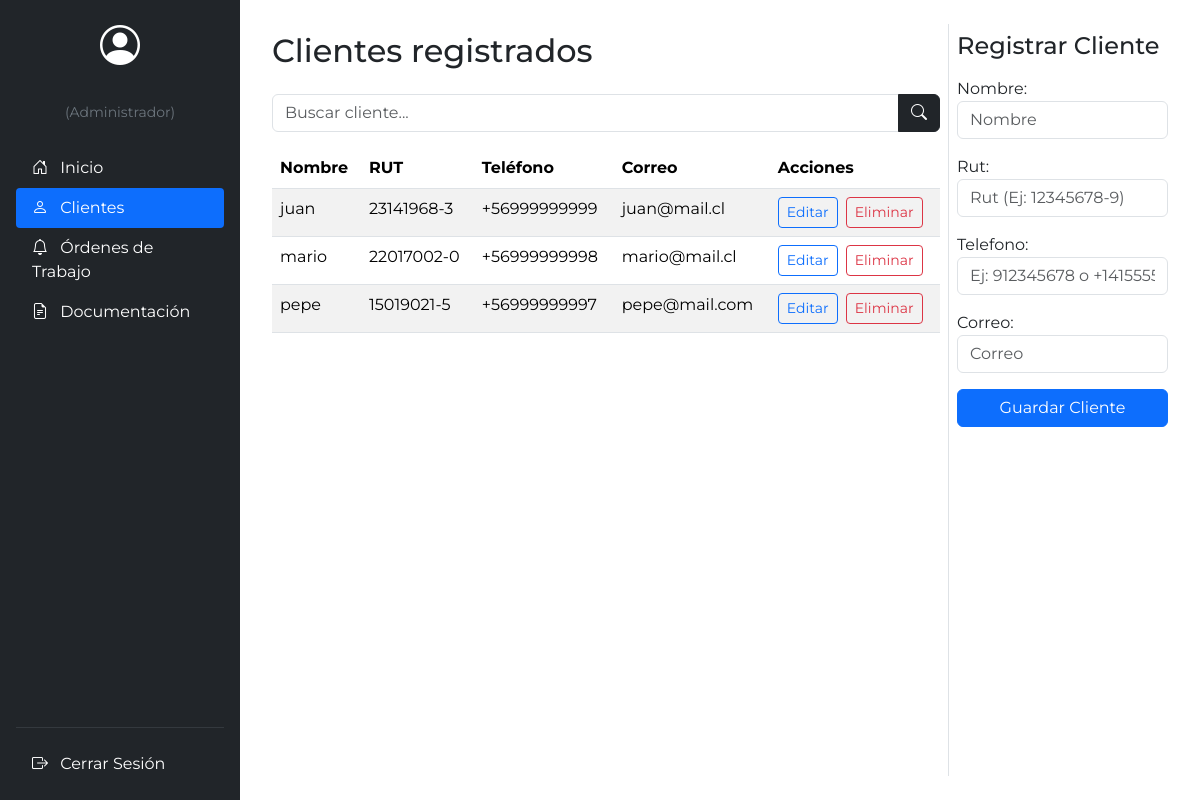
/clientes/, run on the app's committed database.
### mainApp/models.py (models this page shows, shortened)
class Cliente(models.Model):
    nombre = models.CharField(max_length=100)
    rut = models.CharField(max_length=12, unique=True)
    telefono = models.CharField(max_length=20, unique=True)
    correo = models.EmailField(unique=True)
    class Meta:
        verbose_name = "Cliente"
        verbose_name_plural = "Clientes"

### mainApp/views.py (the view)
# urls.py: path('clientes/', views.clientes, name='clientes'),
def clientes(request):
    if request.method == 'POST':
        form = ClienteForm(request.POST)
        if form.is_valid():
            form.save()
            return redirect('clientes')
    else:
        form = ClienteForm()
    query = request.GET.get('search', '')
    if query:
        clientes = Cliente.objects.filter(
            Q(nombre__icontains=query) |
            Q(rut__icontains=query) |
            Q(telefono__icontains=query) |
            Q(correo__icontains=query)
        )
    else:
        clientes = Cliente.objects.all()
    return render(request, 'clientes.html', {
        'clientes': clientes,
        'form': form,
        'es_tecnico': es_tecnico(request.user),   # ✅ AQUÍ
    })

### mainApp/forms.py (shortened to what this page needs)
class ClienteForm(forms.ModelForm):
    class Meta:
        model = Cliente
        fields = ['nombre', 'rut', 'telefono', 'correo']
    def __init__(self, *args, **kwargs):
        super().__init__(*args, **kwargs)
        self.fields['nombre'].widget.attrs.update({'class': 'form-control mb-2', 'placeholder': 'Nombre'})
        self.fields['rut'].widget.attrs.update({'class': 'form-control mb-2', 'placeholder': 'Rut (Ej: 12345678-9)'})
        self.fields['telefono'].widget.attrs.update({
            'class': 'form-control mb-2',
            'placeholder': 'Ej: 912345678 o +14155552671'
        })
        self.fields['correo'].widget.attrs.update({'class': 'form-control mb-2', 'placeholder': 'Correo'})

### mainApp/views.py (called while the page is built)
def es_tecnico(user):
    return user.groups.filter(name="Tecnico").exists()

### templates/clientes.html (shortened to what this page needs)
<!DOCTYPE html>
<html lang="es">
<head>
    <link href="https://cdn.jsdelivr.net/npm/bootstrap@5.3.3/dist/css/bootstrap.min.css" rel="stylesheet">
    <link rel="stylesheet" href="https://cdn.jsdelivr.net/npm/bootstrap-icons@1.11.3/font/bootstrap-icons.css">
</head>
<body class="d-flex" style="min-height: 100vh; font-family: 'Montserrat', sans-serif;">
<nav class="bg-dark text-white p-3 d-flex flex-column" style="width: 240px; min-height: 100vh;">
    <div class="text-center mb-4">
        <i class="bi bi-person-circle fs-1 mb-1"></i>
        <p class="mb-0">
            {{ request.user.username }}<br>
            <small class="text-secondary">
                {% if es_tecnico %}(Técnico){% else %}(Administrador){% endif %}
            </small>
        </p>
    </div>
    <ul class="nav nav-pills flex-column mb-auto">
        <li class="nav-item">
            <a href="{% url 'inicio' %}" class="nav-link text-white rounded-1">
                <i class="bi bi-house-door me-2"></i> Inicio
            </a>
        </li>
        <li class="nav-item">
            <a href="{% url 'clientes' %}" class="nav-link active rounded-1">
                <i class="bi bi-person me-2"></i> Clientes
            </a>
        </li>
        <li class="nav-item">
            <a href="{% url 'ordenes_trabajo' %}" class="nav-link text-white rounded-1">
                <i class="bi bi-bell me-2"></i> Órdenes de Trabajo
            </a>
        </li>
        <li class="nav-item">
            <a href="{% url 'documentacion' %}" class="nav-link text-white rounded-1">
                <i class="bi bi-file-earmark-text me-2"></i> Documentación
            </a>
        </li>
    </ul>
    <hr class="border-secondary my-3">
    <ul class="nav nav-pills flex-column">
        <li class="nav-item">
            <a href="{% url 'login' %}" class="nav-link text-white rounded-1">
                <i class="bi bi-box-arrow-right me-2"></i> Cerrar Sesión
            </a>
        </li>
    </ul>
</nav>
<main class="flex-grow-1 p-4 d-flex flex-wrap">
    <section class="col-md-8 col-lg-9 p-2">
        <h2 class="mb-4">Clientes registrados</h2>
        <form method="get" class="input-group mb-3">
            <input type="text" name="search" class="form-control" placeholder="Buscar cliente..." value="{{ query }}">
            <button class="btn btn-dark" type="submit">
                <i class="bi bi-search"></i>
            </button>
        </form>
        <table class="table table-striped">
            <thead>
                <tr>
                    <th>Nombre</th>
                    <th>RUT</th>
                    <th>Teléfono</th>
                    <th>Correo</th>
                    <th>Acciones</th>
                </tr>
            </thead>
            <tbody>
                {% for cliente in clientes %}
                <tr>
                    <td>{{ cliente.nombre }}</td>
                    <td>{{ cliente.rut }}</td>
                    <td>{{ cliente.telefono }}</td>
                    <td>{{ cliente.correo }}</td>
                    <td>
                        <a href="/clientes/editar/{{ cliente.id }}/"
                           class="btn btn-sm btn-outline-primary me-1">
                            Editar
                        </a>
                        {% if not es_tecnico %}
                        <a href="/clientes/eliminar/{{ cliente.id }}/"
                           class="btn btn-sm btn-outline-danger">
                            Eliminar
                        </a>
                        {% endif %}
                    </td>
                </tr>
                {% empty %}
                <tr>
                    <td colspan="5" class="text-center">
                        No hay clientes registrados
                    </td>
                </tr>
                {% endfor %}
            </tbody>
        </table>
    </section>
    <aside class="col-md-4 col-lg-3 p-2 border-start">
        <h4 class="mb-3">Registrar Cliente</h4>
        <form method="post">
            {{ form.as_p }}
            <button class="btn btn-primary w-100">
                Guardar Cliente
            </button>
        </form>
    </aside>
</main>
</body>
</html>

### data on the page
Cliente: nombre "juan", rut "23141968-3", telefono "+56999999999", correo "juan@mail.cl"
Cliente: nombre "mario", rut "22017002-0", telefono "+56999999998", correo "mario@mail.cl"
Cliente: nombre "pepe", rut "15019021-5", telefono "+56999999997", correo "pepe@mail.com"
